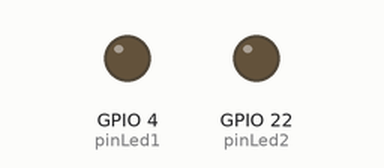
Recording of a sketch running on a simulated ESP32. Parts: output pins drawn as LEDs (lit = HIGH).

Above: at 0.05 s.
At 2.3 s:
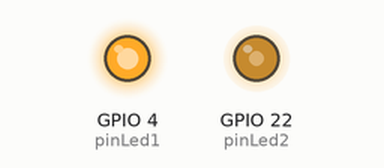
At 4.55 s:
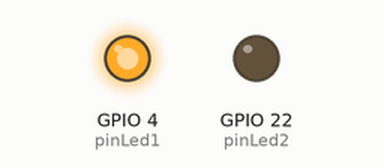
At 9.1 s:
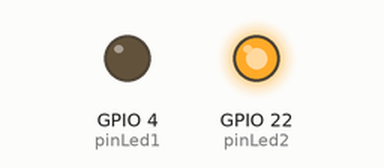
Timing chart, 0 to 11.9 s (numbered marks = the images above):
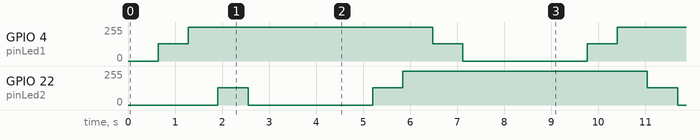

The sketch:

pinoPWM.ino
```cpp
const int pinLed1 = 4;
const int pinLed2 = 22;
const int freq = 1000;
const int led1Channel = 1;
const int led2Channel = 2;
const int resolution = 8;
void setup() {
  ledcSetup(led1Channel, freq, resolution);
  ledcSetup(led2Channel, freq, resolution);
  ledcAttachPin(pinLed1, led1Channel);
  ledcAttachPin(pinLed2, led2Channel);
}
void loop() {
  aumentaLed(led1Channel);
  diminuiLed(led2Channel);
  delay(2000);
  aumentaLed(led2Channel);
  diminuiLed(led1Channel);
  delay(2000);

}
void aumentaLed(int pledChannel) {
  for (int dutyCicle = 0; dutyCicle <= 255; dutyCicle++) {
    ledcWrite(pledChannel, dutyCicle);
    delay(5);
  }
}
void diminuiLed(int pledChannel) {
  for (int dutyCicle = 255; dutyCicle >= 0; dutyCicle--) {
    ledcWrite(pledChannel, dutyCicle);
    delay(5);
  }
}
```

Measured:
- by itself, GPIO 4 (pinLed1): repeats every 9.1 s: 255/255 5.2 s, 128/255 0.65 s, 0/255 2.6 s, 128/255 0.64 s
- by itself, GPIO 22 (pinLed2): repeats every 9.1 s: 0/255 2.6 s, 128/255 0.64 s, 255/255 5.2 s, 128/255 0.65 s
